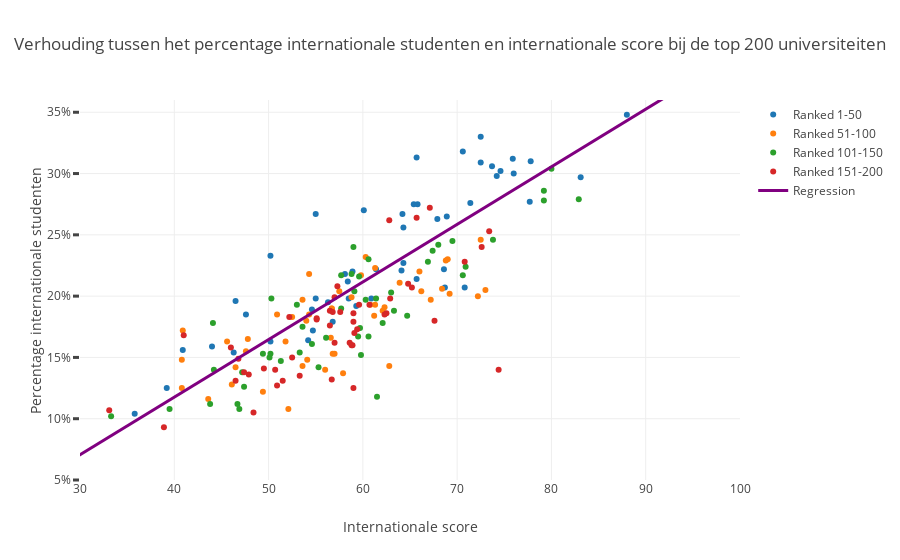

This figure's notebook cell:
### Code cell
regr = linear_model.LinearRegression()
reshaped_score= int_score[:200].reshape(-1, 1)
reshaped_students= int_students[:200].reshape(-1,1)
regr.fit(reshaped_score,reshaped_students)

# Create a trace
trace1 = go.Scatter(
    x = int_score[:50],
    y = int_students[:50],
    mode = 'markers',
    name = 'Ranked 1-50'
)
trace2 = go.Scatter(
    x = int_score[51:100],
    y = int_students[51:100],
    mode = 'markers',
    name = 'Ranked 51-100'
)
trace3 = go.Scatter(
    x = int_score[101:150],
    y = int_students[101:150],
    mode = 'markers',
    name = 'Ranked 101-150'
)
trace4 = go.Scatter(
    x = int_score[151:200],
    y = int_students[151:200],
    mode = 'markers',
    name = 'Ranked 151-200'
)
trace5 = go.Scatter(
    x= list(range(20,100)),
    y= list(0.47 * x for x in range(5,100)),
    mode="lines",
    line=dict(color="purple", width=3),
    name="Regression"
)

layout = go.Layout(
    title = 'Verhouding tussen het percentage internationale studenten en internationale score bij de top 200 universiteiten',
    yaxis = go.layout.YAxis(
        tick0 = 5,
        dtick = 5,
        ticksuffix = "%",
        ticklen= 6,
        tickwidth= 3,
        range = [5,36],
        title = 'Percentage internationale studenten'
    ),
    xaxis = go.layout.XAxis(
        title = 'Internationale score',
        range = [30, 100]
    ),
)

data = [trace1, trace2, trace3, trace4, trace5]
fig = go.Figure(data=data, layout=layout)


# Plot and embed in ipython notebook!
iplot(fig, filename='basic-scatter')

### Figure 1 — Plotly figure (JSON) as saved in the notebook; plotly's stock layout.template omitted (floating-point values rounded to 4 significant figures)
{"data": [{"mode": "markers", "name": "Ranked 1-50", "type": "scatter", "uid": "f85c718a-0652-470b-a324-5aaac90a4c7b", "x": [64.2, 71.4, 83.1, 68.9, 75.9, 73.7, 77.8, 72.5, 72.5, 64.3, 58.5, 64.3, 61.4, 74.6, 67.9, 46.5, 55, 59.3, 54.7, 56.3, 65.4, 65.7, 39.2, 60.1, 56.8, 58.4, 55, 60.9, 54.2, 50.2, 65.8, 65.7, 58.9, 88, 70.8, 74.2, 77.7, 64.1, 68.6, 70.6, 58.1, 44, 50.2, 54.6, 68.7, 47.6, 40.9, 76, 46.3, 35.8], "y": [26.7, 27.6, 29.7, 26.5, 31.2, 30.6, 31, 33, 30.9, 25.6, 19.8, 22.7, 22.2, 30.2, 26.3, 19.6, 26.7, 19.2, 17.2, 19.5, 27.5, 31.3, 12.5, 27, 17.9, 21.2, 19.8, 19.8, 16.4, 16.3, 27.5, 21.4, 22, 34.8, 20.7, 29.8, 27.7, 22.1, 22.2, 31.8, 21.8, 15.9, 23.3, 18.9, 20.7, 18.5, 15.6, 30, 15.4, 10.4]}, {"mode": "markers", "name": "Ranked 51-100", "type": "scatter", "uid": "af099582-0deb-49c8-a772-9b1c9f50a7a7", "x": [45.6, 40.8, 47.6, 61.3, 60.3, 54.3, 62.1, 47.8, 56.7, 66.2, 72.5, 57, 43.6, 68.8, 57.9, 52.1, 49.4, 66, 62.3, 69.2, 56.7, 69, 72.2, 52.5, 68.4, 60.8, 56.6, 51.8, 63.9, 54.3, 73, 61.2, 67.2, 59.8, 61.3, 54, 57.5, 56, 54.1, 46.5, 62.8, 40.9, 56.8, 50.9, 40.8, 46.1, 58.8, 53.6, 53.6], "y": [16.3, 12.5, 15.5, 19.3, 23.2, 21.8, 18.8, 16.5, 19, 20.4, 24.6, 15.3, 11.6, 22.9, 13.7, 10.8, 12.2, 22, 19.1, 20.2, 19, 23, 20, 18.3, 20.6, 19.3, 16.6, 16.3, 21.1, 18.5, 20.5, 18.4, 19.7, 21.7, 22.3, 18, 20.4, 14, 14.8, 14.2, 14.3, 17.2, 15.3, 18.5, 14.8, 12.8, 19.9, 19.7, 14.3]}, {"mode": "markers", "name": "Ranked 101-150", "type": "scatter", "uid": "9953929c-72bb-4dd4-9b1c-48e1e682d659", "x": [59, 63.3, 60.3, 44.2, 59.8, 79.2, 50.3, 60.6, 66.9, 79.2, 50.1, 64.7, 67.4, 60.6, 55.3, 70.6, 68, 59.1, 62.1, 70.9, 39.5, 46.7, 57.7, 46.9, 56.1, 57.7, 44.1, 59.6, 58.8, 73.8, 51.3, 69.5, 33.3, 53.3, 61.5, 61.4, 53, 59.5, 63, 50.2, 59.7, 47.2, 47.4, 80, 53.6, 43.8, 54.6, 82.9, 49.4], "y": [24, 18.8, 19.7, 14, 15.2, 27.8, 19.8, 16.7, 22.8, 28.6, 15, 18.4, 23.7, 23, 14.2, 21.7, 24.2, 20.4, 17.8, 22.4, 10.8, 11.2, 21.7, 10.8, 16.6, 19, 17.8, 21.6, 21.8, 24.6, 14.7, 24.5, 10.2, 15.4, 11.8, 19.8, 19.3, 16.7, 20.3, 15.3, 17.4, 13.8, 12.6, 30.4, 17.5, 11.2, 16.1, 27.9, 15.3]}, {"mode": "markers", "name": "Ranked 151-200", "type": "scatter", "uid": "36e5afd4-f8d8-4f93-9b4b-0f645a8f40ef", "x": [65.7, 62.3, 51.5, 53.3, 47.9, 72.6, 47.4, 50.9, 67.6, 57, 46, 38.9, 59, 46.5, 48.4, 55.1, 56.5, 65.2, 62.5, 57.6, 59.6, 59.4, 57.3, 59.1, 73.4, 52.5, 59, 74.4, 49.5, 57, 58.9, 33.1, 41, 56.5, 59, 70.8, 60.7, 58.8, 46.8, 56.7, 50.7, 52.2, 56.8, 55.1, 62.9, 62.8, 64.8, 58.6, 67.1], "y": [26.4, 18.5, 13.1, 13.5, 13.6, 24, 13.8, 12.7, 18, 19.9, 15.8, 9.3, 18.6, 13.1, 10.5, 18.1, 17.6, 20.7, 18.6, 18.7, 19.3, 17.3, 20.8, 17, 25.3, 15, 17.9, 14, 14.1, 16.2, 16, 10.7, 16.8, 18.8, 12.5, 22.8, 19.3, 16, 14.9, 13.2, 14, 18.3, 18.7, 18.2, 19.8, 26.2, 21, 16.2, 27.2]}, {"line": {"color": "purple", "width": 3}, "mode": "lines", "name": "Regression", "type": "scatter", "uid": "bfded396-a699-4e57-8c4c-9b594a9b7a28", "x": [20, 21, 22, 23, 24, 25, 26, 27, 28, 29, 30, 31, 32, 33, 34, 35, 36, 37, 38, 39, 40, 41, 42, 43, 44, 45, 46, 47, 48, 49, 50, 51, 52, 53, 54, 55, 56, 57, 58, 59, 60, 61, 62, 63, 64, 65, 66, 67, 68, 69, 70, 71, 72, 73, 74, 75, 76, 77, 78, 79, 80, 81, 82, 83, 84, 85, 86, 87, 88, 89, 90, 91, 92, 93, 94, 95, 96, 97, 98, 99], "y": [2.35, 2.82, 3.29, 3.76, 4.23, 4.7, 5.17, 5.64, 6.11, 6.58, 7.05, 7.52, 7.99, 8.46, 8.93, 9.4, 9.87, 10.34, 10.81, 11.28, 11.75, 12.22, 12.69, 13.16, 13.63, 14.1, 14.57, 15.04, 15.51, 15.98, 16.45, 16.92, 17.39, 17.86, 18.33, 18.8, 19.27, 19.74, 20.21, 20.68, 21.15, 21.62, 22.09, 22.56, 23.03, 23.5, 23.97, 24.44, 24.91, 25.38, 25.85, 26.32, 26.79, 27.26, 27.73, 28.2, 28.67, 29.14, 29.61, 30.08, 30.55, 31.02, 31.49, 31.96, 32.43, 32.9, 33.37, 33.84, 34.31, 34.78, 35.25, 35.72, 36.19, 36.66, 37.13, 37.6, 38.07, 38.54, 39.01, 39.48, 39.95, 40.42, 40.89, 41.36, 41.83, 42.3, 42.77, 43.24, 43.71, 44.18, 44.65, 45.12, 45.59, 46.06, 46.53]}], "layout": {"title": {"text": "Verhouding tussen het percentage internationale studenten en internationale score bij de top 200 universiteiten"}, "xaxis": {"range": [30, 100], "title": {"text": "Internationale score"}}, "yaxis": {"dtick": 5, "range": [5, 36], "tick0": 5, "ticklen": 6, "ticksuffix": "%", "tickwidth": 3, "title": {"text": "Percentage internationale studenten"}}}}
